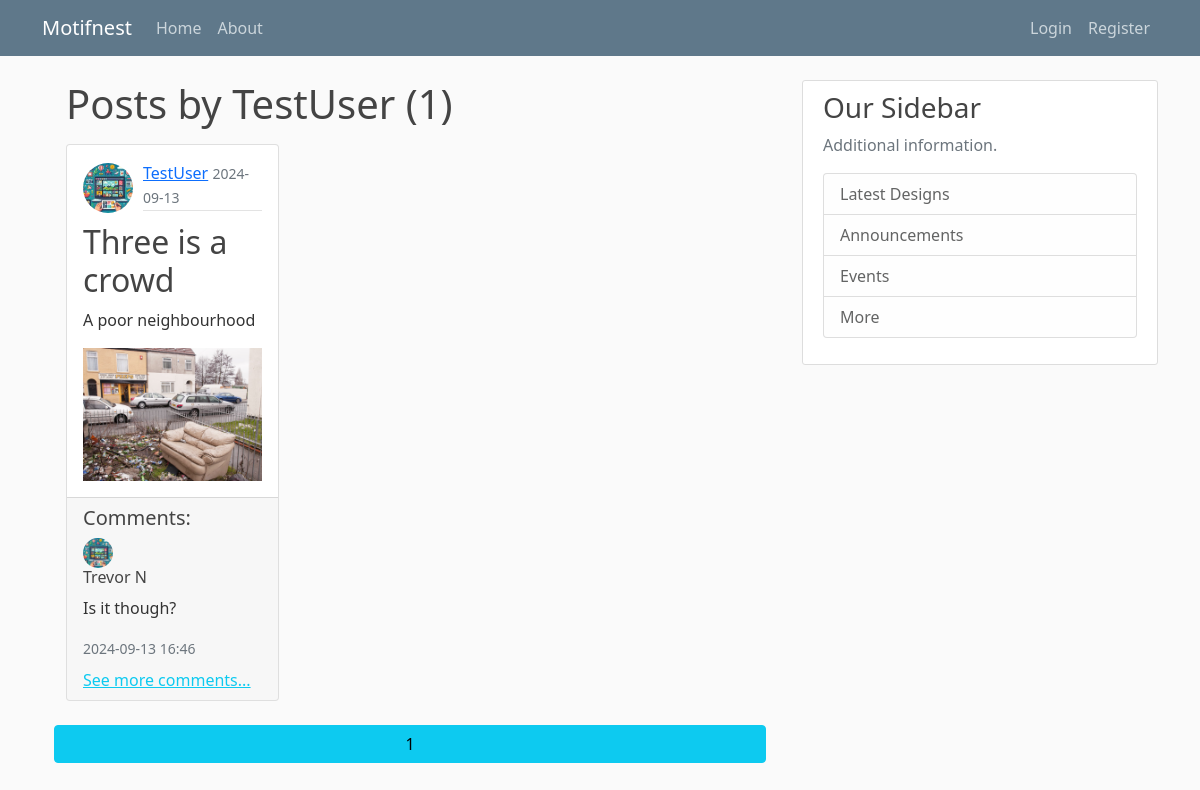
Page /user/TestUser on the committed database.
### motifnest/models.py (models this page shows, shortened)
class User(db.Model, UserMixin):
    id = db.Column(db.Integer, primary_key=True)
    username = db.Column(db.String(20), unique=True, nullable=False)
    email = db.Column(db.String(120), unique=True, nullable=False)
    image_file = db.Column(db.String(20), nullable=False, default='default.jpg')
    password = db.Column(db.String(60), nullable=False)
    posts = db.relationship('Post', backref='author', lazy=True)

class Post(db.Model):
    id = db.Column(db.Integer, primary_key=True)
    title = db.Column(db.String(100), nullable=False)
    date_posted = db.Column(db.DateTime, nullable=False, default=datetime.utcnow)
    content = db.Column(db.Text, nullable=False)
    image_file = db.Column(db.String(20), nullable=True)
    user_id = db.Column(db.Integer, db.ForeignKey('user.id'), nullable=False)
    comments = db.relationship('Comment', backref='post', lazy=True)

class Comment(db.Model):
    id = db.Column(db.Integer, primary_key=True)
    content = db.Column(db.Text, nullable=False)
    date_posted = db.Column(db.DateTime, nullable=False, default=datetime.utcnow)
    user_id = db.Column(db.Integer, db.ForeignKey('user.id'), nullable=False)
    post_id = db.Column(db.Integer, db.ForeignKey('post.id'), nullable=False)
    author = db.relationship('User', backref='comments', lazy=True)

### motifnest/routes.py (the view)
@app.route("/user/<string:username>")
def user_posts(username):
    page = request.args.get('page', 1, type=int)
    user = User.query.filter_by(username=username).first_or_404()
    posts = Post.query.filter_by(author=user).order_by(Post.date_posted.desc()).paginate(page=page, per_page=6)
    return render_template('user_posts.html', posts=posts, user=user)

### motifnest/templates/user_posts.html (shortened to what this page needs)
{% extends "layout.html" %}
{% block content %}
    <div class="container">
        <div class="row">
            <h1 class="mb-3">Posts by {{ user.username }} ({{ posts.total }})</h1>
            {% for post in posts.items %}
            <div class="col-md-4 mb-4">
                <div class="card h-100">
                    <div class="card-body">
                        <div class="d-flex align-items-center mb-2">
                            <img class="rounded-circle" src="{{ url_for('static', filename='profile_pics/' + post.author.image_file) }}" style="width: 50px; height: 50px; margin-right: 10px;">
                            <div class="article-metadata">
                                <a class="mr-2" href="{{ url_for('user_posts', username=post.author.username) }}">{{ post.author.username }}</a>
                                <small class="text-muted">{{ post.date_posted.strftime('%Y-%m-%d') }}</small>
                            </div>
                        </div>
                        <h2 class="card-title"><a class="article-title" style="text-decoration: none" href="{{ url_for('post', post_id=post.id) }}">{{ post.title }}</a></h2>
                        <p class="card-text">{{ post.content[:150] }}{{ '...' if post.content|length > 150 else '' }}</p>
                        {% if post.image_file %}
                        <img class="post-image img-fluid" src="{{ url_for('static', filename='post_images/' + post.image_file) }}" alt="Post Image" style="max-width: 100%; height: auto;">
                        {% endif %}
                    </div>
                    <div class="card-footer">
                        <h5>Comments:</h5>
                        {% for comment in post.comments[:1] %}
                        <div class="media mb-2">
                            <img class="rounded-circle" src="{{ url_for('static', filename='profile_pics/' + comment.author.image_file) }}" style="width: 30px; height: 30px; margin-right: 10px;">
                            <div class="media-body">
                                <h6 class="mt-0">{{ comment.author.username }}</h6>
                                <p>{{ comment.content }}</p>
                                <small class="text-muted">{{ comment.date_posted.strftime('%Y-%m-%d %H:%M') }}</small>
                            </div>
                        </div>
                        {% endfor %}
                        {% if post.comments|length > 0 %}
                        <a href="{{ url_for('post', post_id=post.id) }}" class="text-info">See more comments...</a>
                        {% endif %}
                    </div>
                </div>
            </div>
            {% endfor %}
            {% for page_num in posts.iter_pages(left_edge=1, right_edge=1, left_current=1, right_current=2) %}
                {% if page_num %}
                        {% if posts.page == page_num %}
                                <a class="btn btn-info mb-4" href="{{ url_for('user_posts', username=user.username, page=page_num) }}">{{ page_num }}</a>
                        {% else %}
                                <a class="btn btn-outline-info mb-4" href="{{ url_for('user_posts', username=user.username, page=page_num) }}">{{ page_num }}</a>
                        {% endif %}
                {% else %}
                        ...
                {% endif %}
            {% endfor %}
        </div>
    </div>
{% endblock content %}

### motifnest/static/main.css (style rules this page uses)
body { background: #fafafa; color: #333333; margin-top: 5rem; }
h1, h2, h3, h4, h5, h6 { color: #444444; }
.article-title { color: #444444; test-decoration: none !important; }
.article-metadata { padding-bottom: 1px; margin-bottom: 4px; border-bottom: 1px solid #e3e3e3 }

### rows in the picture
User: username "TestUser"
Post: image_file (picture), author.username "TestUser", date_posted "2024-09-13", title "Three is a crowd", content "A poor neighbourhood"
Comment: image_file (picture), author.username "Trevor N", content "Is it though?", date_posted "2024-09-13 16:46"

### other values in the picture
{{ posts.total }} "1"
{{ page_num }} "1"
